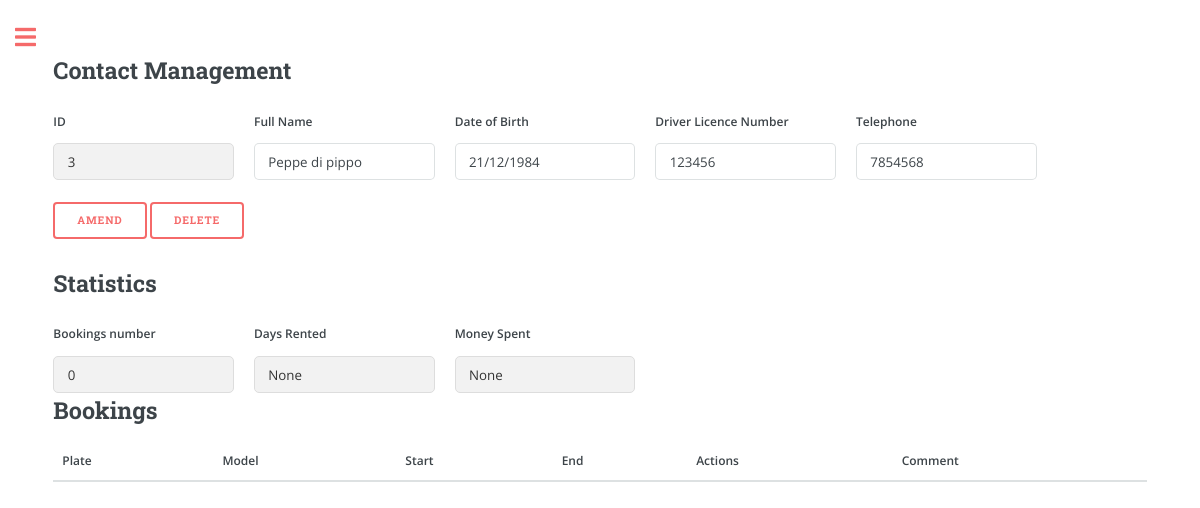
Before: /contact/3 (signed in) with the older database file.
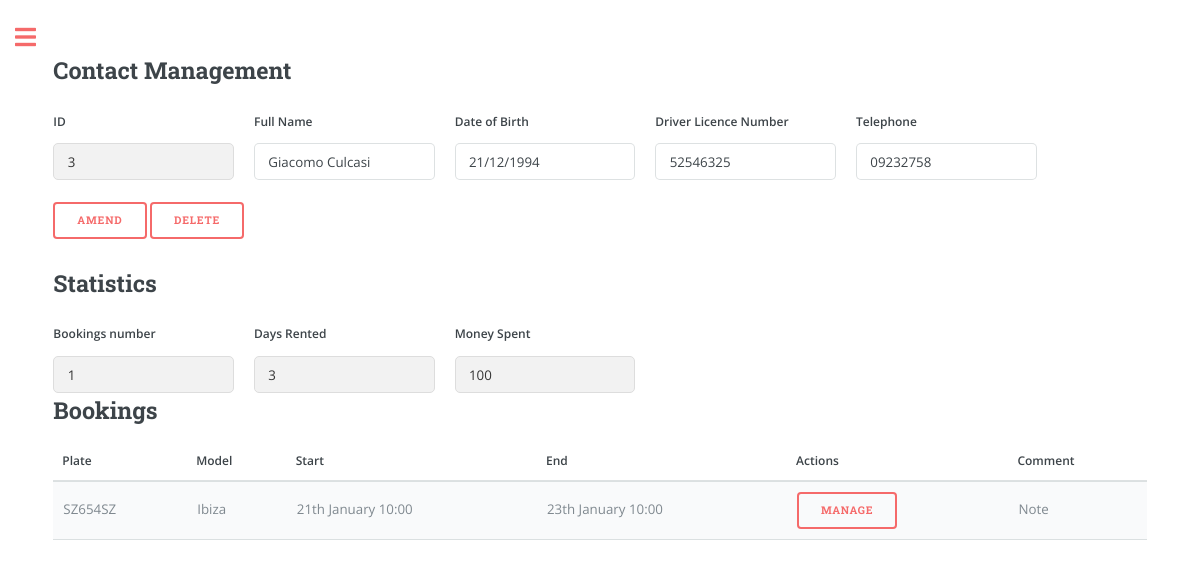
After: the same page with the newer database file.
### app/models.py (models this page shows, shortened)
class Contacts(db.Model):
    id = db.Column(db.Integer, primary_key=True)
    full_name = db.Column(db.String(128), index=True)
    driver_licence_n = db.Column(db.Integer, index=True)
    dob = db.Column(db.String(8), index=True)
    telephone = db.Column(db.String(20), index=True)
    user_id = db.Column(db.Integer, db.ForeignKey('user.id', name='contacts_user_id'), nullable=False)
    bookings = db.relationship('Booking', backref='owner', lazy='dynamic')
    money_spent = db.Column(db.Integer, default=0, index=True)
    rented_days = db.Column(db.Integer, default=0, index=True)

class Booking(db.Model):
    id = db.Column(db.Integer, primary_key=True)
    start_datetime = db.Column(db.DateTime, nullable=False)
    end_datetime = db.Column(db.DateTime, nullable=False)
    car_plate = db.Column(db.String(8), db.ForeignKey('car.plate'), nullable=False)
    user_id = db.Column(db.Integer, db.ForeignKey('user.id'), nullable=False)
    note = db.Column(db.String(160))
    money = db.Column(db.Integer, default=0, index=True)
    car = db.relationship('Car', backref='bookings', lazy=True)
    contact_id = db.Column(db.Integer, db.ForeignKey('contacts.id', name='booking_contacts_id'), nullable=True)

class Car(db.Model):
    plate = db.Column(db.String(8), primary_key=True, index=True, unique=True)
    make = db.Column(db.String(15), index=True)
    model = db.Column(db.String(15), index=True)
    fuel = db.Column(db.String(8), index=True)
    year = db.Column(db.Integer, index=True)
    cc = db.Column(db.Integer, index=True)
    user_id = db.Column(db.Integer, db.ForeignKey('user.id'))
    days = db.Column(db.Integer, default=0, index=True)
    money = db.Column(db.Integer, default=0, index=True)
    car_cost = db.Column(db.Integer, default=0, index=True)
    insurance_cost = db.Column(db.Float, default=0, index=True)
    insurance_expiry_date = db.Column(db.DateTime)
    mot_cost = db.Column(db.Float, default=0, index=True)
    mot_expiry_date = db.Column(db.DateTime)
    road_tax_cost = db.Column(db.Float, default=0, index=True)
    road_tax_expiry_date = db.Column(db.DateTime)

### app/routes.py (the view, shortened to what this page needs)
@app.route('/contact/<int:contact_id>', methods=['GET', 'POST'])
@login_required
def contact_manage(contact_id):
    contact = Contacts.query.get_or_404(contact_id)
    contact_bookings = contact.bookings.all()
    return render_template('contact_manage.html', contact=contact, contact_bookings=contact_bookings, days=contact.rented_days, money=contact.money_spent, bookings_number=len(contact_bookings), user_name=current_user.username if current_user.is_authenticated else None)

### app/models.py (called while the page is built)
@login.user_loader
def load_user(id):
    return User.query.get(int(id))

### app/templates/contact_manage.html (shortened to what this page needs)
{% extends "index.html" %}
{% block content %}
<link rel="stylesheet" href="{{ url_for('static', filename='css/custom.css') }}">
<h2>Contact Management</h2>
<form method="POST" onsubmit="return confirm('Are you sure you want to proceed?');">
    <div class="row">
        <div class="col">
            <label for="id" class="form-label">ID</label>
            <input type="text" class="form-control" id="id" name="id" value="{{ contact.id }}" readonly>
        </div>
        <div class="col">
            <label for="full_name" class="form-label">Full Name</label>
            <input type="text" class="form-control" id="full_name" name="full_name" value="{{ contact.full_name }}">
        </div>
        <div class="col">
            <label for="dob" class="form-label">Date of Birth</label>
            <input type="text" class="form-control" id="dob" name="dob" value="{{ contact.dob }}">
        </div>
        <div class="col">
            <label for="driver_licence_n" class="form-label">Driver Licence Number</label>
            <input type="text" class="form-control" id="driver_licence_n" name="driver_licence_n" value="{{ contact.driver_licence_n }}">
        </div>
        <div class="col">
            <label for="telephone" class="form-label">Telephone</label>
            <input type="text" class="form-control" id="telephone" name="telephone" value="{{ contact.telephone }}">
        </div>
    </div>
    <br>
    <div class="row">
        <div class="col">
            <button type="submit" class="btn btn-primary" name="action" value="amend">Amend</button>
            <button type="submit" class="btn btn-danger" name="action" value="delete">Delete</button>
        </div>
    </div>
</form>
<h2>Statistics</h2>
<div class="row">
    <div class="col">
        <label for="bookings_number" class="form-label">Bookings number</label>
        <input type="text" class="form-control" id="bookings_number" name="bookings_number" value="{{ bookings_number }}" readonly>
    </div>
    <div class="col">
        <label for="days_rented" class="form-label">Days Rented</label>
        <input type="text" class="form-control" id="days_rented" name="days_rented" value="{{ days }}" readonly>
    </div>
    <div class="col">
        <label for="money_spent" class="form-label">Money Spent</label>
        <input type="text" class="form-control" id="money_spent" name="money_spent" value="{{ money }}" readonly>
    </div>
</div>
<h2>Bookings</h2>
<form action="{{ url_for('bookings_manage') }}" method="POST">
    <table>
        <thead>
            <tr>
                <th>Plate</th>
                <th>Model</th>
                <th>Start</th>
                <th>End</th>
                <th>Actions</th>
                <th>Comment</th>
            </tr>
        </thead>
        <tbody>
            {% for booking in contact_bookings %}
                <tr>
                    <td>{{ booking.car.plate }}</td>
                    <td>{{ booking.car.model }}</td>
                    <td>{{ booking.start_datetime.strftime("%dth %B %H:%M") }}</td>
                    <td>{{ booking.end_datetime.strftime("%dth %B %H:%M") }}</td>
                    <td>
                        <button type="submit" class="btn btn-danger" name="manage_booking" value="{{ booking.id }}">Manage</button>
                    </td>
                    <td>
                        {% if booking.note %}
                            <span class="note-tooltip">
                                Note
                            </span>
                        {% endif %}
                    </td>
                </tr>
            {% endfor %}
        </tbody>
    </table>
</form>
{% endblock %}

Changed rows visible on the page:
changed Contacts id 3: full_name "Peppe di pippo" → "Giacomo Culcasi"; dob "21/12/1984" → "21/12/1994"; driver_licence_n "123456" → "52546325"; telephone "7854568" → "09232758"
added Booking: car.plate "SZ654SZ", car.model "Ibiza", start_datetime "21th January 10:00", end_datetime "23th January 10:00", {{ booking.id }} 18 (drawn)
Other visible differences:
form field bookings_number: "0" → "1"
form field days_rented: "None" → "3"
form field money_spent: "None" → "100"
